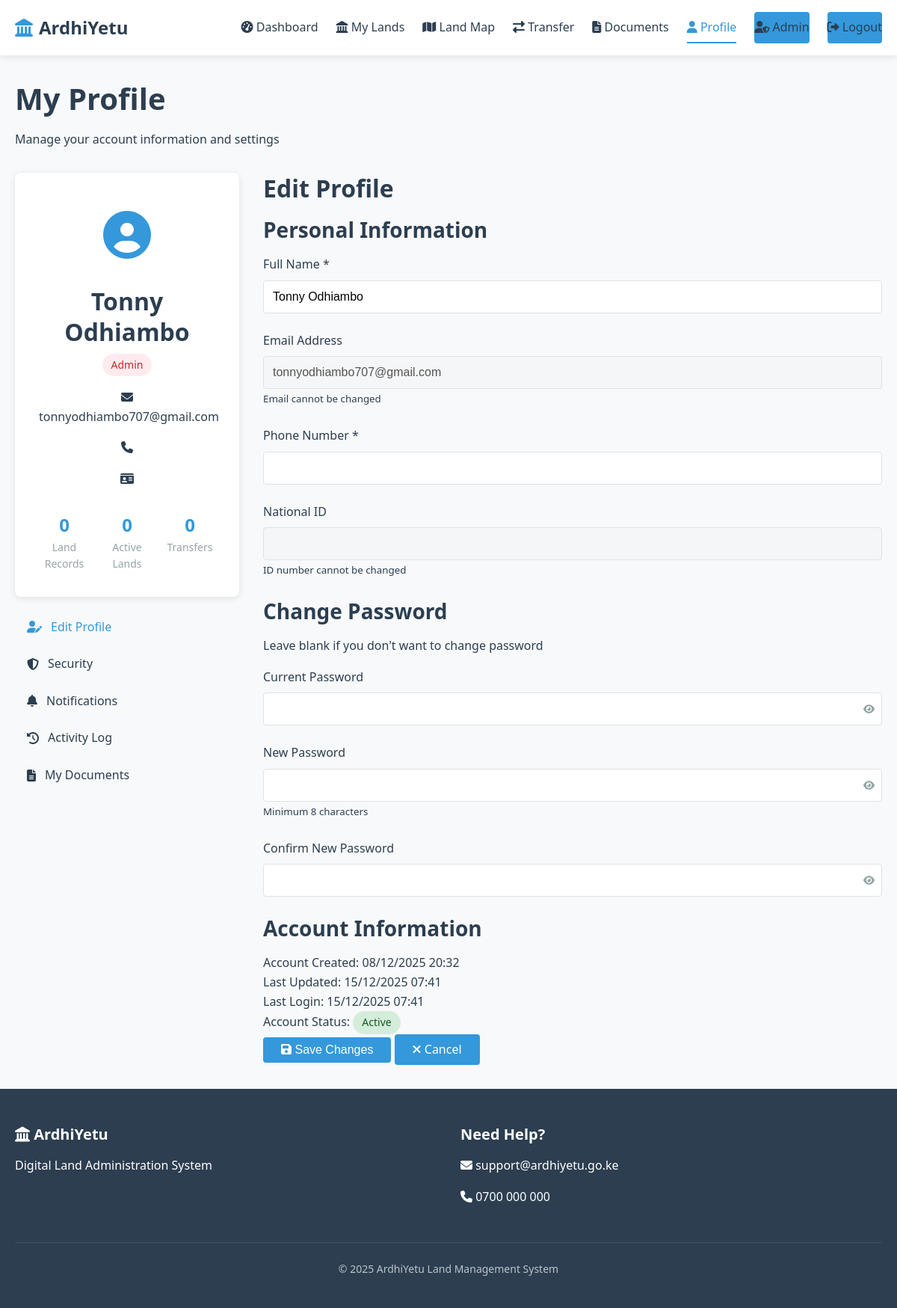
The page /user/profile.php (signed in) on the database its author committed.
### tables this page shows
CREATE TABLE `users` (
  `user_id` int(11) NOT NULL AUTO_INCREMENT,
  `name` varchar(100) NOT NULL,
  `email` varchar(100) NOT NULL,
  `phone` varchar(15) NOT NULL,
  `id_number` varchar(20) NOT NULL,
  `password` varchar(255) NOT NULL,
  `date_of_birth` date DEFAULT NULL,
  `gender` enum('male','female','other','prefer_not_to_say') DEFAULT NULL,
  `address` text DEFAULT NULL,
  `county` varchar(100) DEFAULT NULL,
  `security_question` varchar(255) DEFAULT NULL,
  `security_answer` varchar(255) DEFAULT NULL,
  `verification_token` varchar(64) DEFAULT NULL,
  `is_active` tinyint(1) DEFAULT 0,
  `is_verified` tinyint(1) DEFAULT 0,
  `verification_date` timestamp NULL DEFAULT NULL,
  `last_login` timestamp NULL DEFAULT NULL,
  `failed_attempts` int(11) DEFAULT 0,
  `remember_token` varchar(64) DEFAULT NULL,
  `newsletter_subscribed` tinyint(1) DEFAULT 1,
  `marketing_consent` tinyint(1) DEFAULT 0,
  `role` enum('admin','officer','user') DEFAULT 'user',
  `created_at` timestamp NOT NULL DEFAULT current_timestamp(),
  `updated_at` timestamp NOT NULL DEFAULT current_timestamp() ON UPDATE current_timestamp(),
  PRIMARY KEY (`user_id`),
  UNIQUE KEY `email` (`email`),
  UNIQUE KEY `id_number` (`id_number`),
  KEY `idx_email` (`email`),
  KEY `idx_phone` (`phone`),
  KEY `idx_id_number` (`id_number`),
  KEY `idx_county` (`county`),
  KEY `idx_role` (`role`),
  KEY `idx_status` (`is_active`,`is_verified`),
  KEY `idx_user_composite` (`is_active`,`is_verified`,`role`,`county`)
);

### includes/functions.php (called while the page is built, shortened)
<?php
function is_admin() {
    return isset($_SESSION['role']) && $_SESSION['role'] == 'admin';
}
function format_date($date) {
    return date('d/m/Y H:i', strtotime($date));
}
?>

### public/user/profile.php (the view, shortened to what this page needs)
<?php
require_once __DIR__ . '/../../includes/init.php';
$user_id = $_SESSION['user_id'];
$sql = "SELECT * FROM users WHERE user_id = '$user_id'";
$result = mysqli_query($conn, $sql);
$user = mysqli_fetch_assoc($result);
?>
<!DOCTYPE html>
<html lang="en">
<head>
    <link rel="stylesheet" href="../../assets/css/style.css">
    <link rel="stylesheet" href="https://cdnjs.cloudflare.com/ajax/libs/font-awesome/6.4.0/css/all.min.css">
</head>
<body>
    <nav class="navbar">
        <div class="container">
            <a href="../index.php" class="logo">
                <i class="fas fa-landmark"></i> ArdhiYetu
            </a>
            <div class="nav-links">
                <a href="../dashboard.php"><i class="fas fa-tachometer-alt"></i> Dashboard</a>
                <a href="my-lands.php"><i class="fas fa-landmark"></i> My Lands</a>
                <a href="land-map.php" class="<?php echo basename($_SERVER['PHP_SELF']) == 'land-map.php' ? 'active' : ''; ?>"><i class="fas fa-map"></i> Land Map</a>
                <a href="transfer-land.php"><i class="fas fa-exchange-alt"></i> Transfer</a>
                <a href="documents.php"><i class="fas fa-file-alt"></i> Documents</a>
                <a href="profile.php" class="active"><i class="fas fa-user"></i> Profile</a>
                <?php if (is_admin()): ?>
                    <a href="../admin/index.php" class="btn"><i class="fas fa-user-shield"></i> Admin</a>
                <?php endif; ?>
                <a href="../logout.php" class="btn logout"><i class="fas fa-sign-out-alt"></i> Logout</a>
            </div>
        </div>
    </nav>
    <main class="profile-container">
        <div class="container">
            <div class="profile-header">
                <h1>My Profile</h1>
                <p>Manage your account information and settings</p>
            </div>
            <div class="profile-content">
                <div class="profile-sidebar">
                    <div class="profile-card">
                        <div class="profile-avatar">
                            <i class="fas fa-user-circle"></i>
                        </div>
                        <div class="profile-info">
                            <h2><?php echo htmlspecialchars($user['name']); ?></h2>
                            <p class="role-badge role-<?php echo $user['role']; ?>">
                                <?php echo ucfirst($user['role']); ?>
                            </p>
                            <p><i class="fas fa-envelope"></i> <?php echo htmlspecialchars($user['email']); ?></p>
                            <p><i class="fas fa-phone"></i> <?php echo htmlspecialchars($user['phone']); ?></p>
                            <p><i class="fas fa-id-card"></i> <?php echo htmlspecialchars($user['id_number']); ?></p>
                        </div>
                        <div class="profile-stats">
                            <?php
                            $lands_count = mysqli_query($conn, "SELECT COUNT(*) as count FROM land_records WHERE owner_id = '$user_id'");
                            $active_lands = mysqli_query($conn, "SELECT COUNT(*) as count FROM land_records WHERE owner_id = '$user_id' AND status = 'active'");
                            $transfers_count = mysqli_query($conn, "SELECT COUNT(*) as count FROM ownership_transfers WHERE from_user_id = '$user_id' OR to_user_id = '$user_id'");
                            $lands_count = mysqli_fetch_assoc($lands_count)['count'];
                            $active_lands = mysqli_fetch_assoc($active_lands)['count'];
                            $transfers_count = mysqli_fetch_assoc($transfers_count)['count'];
                            ?>
                            <div class="stat-item">
                                <h3><?php echo $lands_count; ?></h3>
                                <p>Land Records</p>
                            </div>
                            <div class="stat-item">
                                <h3><?php echo $active_lands; ?></h3>
                                <p>Active Lands</p>
                            </div>
                            <div class="stat-item">
                                <h3><?php echo $transfers_count; ?></h3>
                                <p>Transfers</p>
                            </div>
                        </div>
                    </div>
                    <div class="profile-links">
                        <a href="profile.php" class="active">
                            <i class="fas fa-user-edit"></i> Edit Profile
                        </a>
                        <a href="security.php">
                            <i class="fas fa-shield-alt"></i> Security
                        </a>
                        <a href="notifications.php">
                            <i class="fas fa-bell"></i> Notifications
                        </a>
                        <a href="activity-log.php">
                            <i class="fas fa-history"></i> Activity Log
                        </a>
                        <a href="documents.php">
                            <i class="fas fa-file-alt"></i> My Documents
                        </a>
                    </div>
                </div>
                <div class="profile-main">
                    <div class="tab-content">
                        <div class="tab-pane active">
                            <h2>Edit Profile</h2>
                            <form method="POST" action="" class="profile-form">
                                <div class="form-section">
                                    <h3>Personal Information</h3>
                                    <div class="form-grid">
                                        <div class="form-group">
                                            <label for="name">Full Name *</label>
                                            <input type="text"
                                                   id="name"
                                                   name="name"
                                                   value="<?php echo htmlspecialchars($user['name']); ?>"
                                                   required>
                                        </div>
                                        <div class="form-group">
                                            <label for="email">Email Address</label>
                                            <input type="email"
                                                   id="email"
                                                   value="<?php echo htmlspecialchars($user['email']); ?>"
                                                   disabled>
                                            <small>Email cannot be changed</small>
                                        </div>
                                        <div class="form-group">
                                            <label for="phone">Phone Number *</label>
                                            <input type="tel"
                                                   id="phone"
                                                   name="phone"
                                                   value="<?php echo htmlspecialchars($user['phone']); ?>"
                                                   required
                                                   pattern="[0-9]{10,15}">
                                        </div>
                                        <div class="form-group">
                                            <label for="id_number">National ID</label>
                                            <input type="text"
                                                   id="id_number"
                                                   value="<?php echo htmlspecialchars($user['id_number']); ?>"
                                                   disabled>
                                            <small>ID number cannot be changed</small>
                                        </div>
                                    </div>
                                </div>
                                <div class="form-section">
                                    <h3>Change Password</h3>
                                    <p class="form-description">Leave blank if you don't want to change password</p>
                                    <div class="form-grid">
                                        <div class="form-group">
                                            <label for="current_password">Current Password</label>
                                            <div class="password-wrapper">
                                                <input type="password"
                                                       id="current_password"
                                                       name="current_password">
                                                <button type="button" class="password-toggle">
                                                    <i class="fas fa-eye"></i>
                                                </button>
                                            </div>
                                        </div>
                                        <div class="form-group">
                                            <label for="new_password">New Password</label>
                                            <div class="password-wrapper">
                                                <input type="password"
                                                       id="new_password"
                                                       name="new_password"
                                                       minlength="8">
                                                <button type="button" class="password-toggle">
                                                    <i class="fas fa-eye"></i>
                                                </button>
                                            </div>
                                            <small>Minimum 8 characters</small>
                                        </div>
                                        <div class="form-group">
                                            <label for="confirm_password">Confirm New Password</label>
                                            <div class="password-wrapper">
                                                <input type="password"
                                                       id="confirm_password"
                                                       name="confirm_password">
                                                <button type="button" class="password-toggle">
                                                    <i class="fas fa-eye"></i>
                                                </button>
                                            </div>
                                        </div>
                                    </div>
                                </div>
                                <div class="form-section">
                                    <h3>Account Information</h3>
                                    <div class="info-grid">
                                        <div class="info-item">
                                            <label>Account Created:</label>
                                            <span><?php echo format_date($user['created_at']); ?></span>
                                        </div>
                                        <div class="info-item">
                                            <label>Last Updated:</label>
                                            <span><?php echo format_date($user['updated_at']); ?></span>
                                        </div>
                                        <div class="info-item">
                                            <label>Last Login:</label>
                                            <span><?php echo $user['last_login'] ? format_date($user['last_login']) : 'Never'; ?></span>
                                        </div>
                                        <div class="info-item">
                                            <label>Account Status:</label>
                                            <span class="status-badge <?php echo $user['is_active'] ? 'status-active' : 'status-inactive'; ?>">
                                                <?php echo $user['is_active'] ? 'Active' : 'Inactive'; ?>
                                            </span>
                                        </div>
                                    </div>
                                </div>
                                <div class="form-actions">
                                    <button type="submit" class="btn">
                                        <i class="fas fa-save"></i> Save Changes
                                    </button>
                                    <a href="../dashboard.php" class="btn secondary">
                                        <i class="fas fa-times"></i> Cancel
                                    </a>
                                </div>
                            </form>
                        </div>
                    </div>
                </div>
            </div>
        </div>
    </main>
    <footer>
        <div class="container">
            <div class="footer-content">
                <div class="footer-section">
                    <h3><i class="fas fa-landmark"></i> ArdhiYetu</h3>
                    <p>Digital Land Administration System</p>
                </div>
                <div class="footer-section">
                    <h3>Need Help?</h3>
                    <p><i class="fas fa-envelope"></i> support@ardhiyetu.go.ke</p>
                    <p><i class="fas fa-phone"></i> 0700 000 000</p>
                </div>
            </div>
            <div class="footer-bottom">
                <p>&copy; <?php echo date('Y'); ?> ArdhiYetu Land Management System</p>
            </div>
        </div>
    </footer>
</body>
</html>

### rows shown on the page
users: name "Tonny Odhiambo", role "Admin", email "tonnyodhiambo707@gmail.com", created_at "08/12/2025 20:32", updated_at "15/12/2025 07:41", last_login "15/12/2025 07:41"

### other values the page prints
$lands_count "0"
$active_lands "0"
$transfers_count "0"
